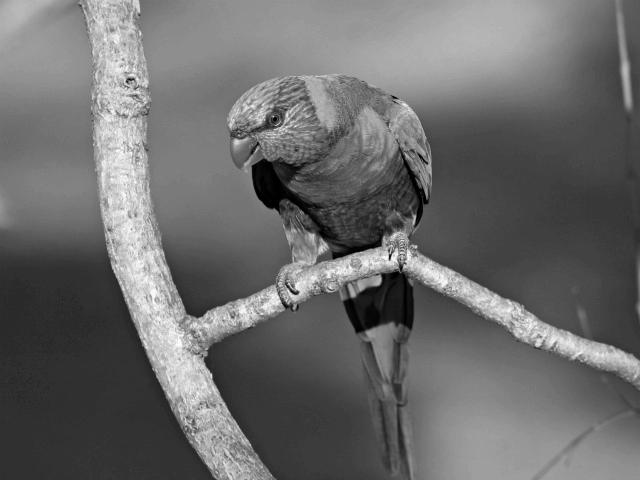
#> input picture Homework2/src/bird.jpg, 640 x 480 px
$ python hw2_ex2_StefanWeber_finding_edges.py
#> lines starting #> are read from the running program, lines starting #| are printed output that depends on the picture
""" 2 Finding edges """

import numpy as np
from skimage import color, io
import matplotlib.pyplot as plt
plt.rcParams['image.cmap'] = 'gray'
import pdb


# load image
img = io.imread('bird.jpg')
#> img is the input picture: shape (480, 640); min 0, max 255, mean 107.5

### copy functions myconv2, gauss1d, gauss2d and gconv from exercise 1 ###
def myconv2(image, filt):

    if len(filt.shape) == 1:
        filt = np.array([filt])

    filt = np.flip(filt)

    dx = int(filt.shape[0]/2)
    dy = int(filt.shape[1]/2)

    filtered_img = np.zeros(image.shape)
    filtered_img = np.pad(filtered_img, ((dx, dx),(dy, dy)), 'constant', constant_values=0)
    filtered_img_tmp = np.pad(image, ((2*dx, 2*dx),(2*dy, 2*dy)), 'constant', constant_values=0)

    for i in range(filtered_img.shape[0]):
        for k in range(filtered_img.shape[1]):
            part = filtered_img_tmp[i:i+filt.shape[0],k:k+filt.shape[1]]
            filtered_img[i,k] = np.sum(np.multiply(part, filt))

    return filtered_img

def gauss1d(sigma, filter_length=11):

    if filter_length % 2 == 0:
        filter_length += 1

    dx = filter_length/2

    gauss_filter = np.linspace(-dx,dx,filter_length)
    gauss_filter = np.exp(-1*(np.square(gauss_filter))/(2*np.square(sigma)))

    gauss_filter = np.divide(gauss_filter, np.sum(gauss_filter))
    gauss_filter = np.array([gauss_filter])

    return gauss_filter


def gauss2d(sigma, filter_size=11):

    filt = gauss1d(sigma,filter_size)
    gauss2d_filter = myconv2(filt, filt.T)
    gauss2d_filter = np.divide(gauss2d_filter, np.sum(gauss2d_filter))


    return gauss2d_filter
### end of copy

# 2.1
# Gradients
# define a derivative operator
dx = np.array((-1, 0, 1))[np.newaxis, :]
print(dx.shape)
dy = np.transpose(dx)
print(dy.shape)


# convolve derivative operator with a 1d gaussian filter with sigma = 1
# You should end up with 2 1d edge filters,  one identifying edges in the x direction, and
# the other in the y direction
sigma = 1
#Convolve 1D Gaussianfilter with dx and dy
gdx = myconv2(gauss1d(sigma), dx)
gdy = myconv2(gauss1d(sigma).T, dy)


# 2.2
# Gradient Edge Magnitude Map
def create_edge_magn_image(image, dx, dy):
    # this function created an edge magnitude map of an image
    # for every pixel in the image, it assigns the magnitude of gradients
    # INPUTS
    # @image  : a 2D image
    # @gdx     : gradient along x axis
    # @gdy     : geadient along y axis
    # OUTPUTS
    # @ grad_mag_image  : 2d image same size as image, with the magnitude of gradients in every pixel
    # @grad_dir_image   : 2d image same size as image, with the direcrion of gradients in every pixel

    # Compute derivatives in x and y direction
    grad_mag_image_dx = myconv2(image,dx)
    grad_mag_image_dy = myconv2(image, dy)

    # Make sure that the image has to originall size
    grad_mag_image_dx = grad_mag_image_dx[:, 1:-1]
    grad_mag_image_dy = grad_mag_image_dy[1:-1, :]

    # Compute the the magnitude of gradients and the direction
    grad_mag_image = np.sqrt(np.add(np.square(grad_mag_image_dx), np.square(grad_mag_image_dy)))
    grad_dir_image = np.arctan2(grad_mag_image_dy, grad_mag_image_dx)


    return grad_mag_image, grad_dir_image


# create an edge magnitude image using the derivative operator
img_edge_mag, img_edge_dir = create_edge_magn_image(img, dx, dy)

# show all together
plt.subplot(121)
plt.imshow(img)
plt.axis('off')
plt.title('Original image')
plt.subplot(122)
plt.imshow(img_edge_mag)
plt.axis('off')
plt.title('Edge magnitude map')
plt.show()

# 2.3
# Edge images of particular directions
def make_edge_map(image, dx, dy):
    # INPUTS
    # @image        : a 2D image
    # @dx          : gradient along x axis
    # @dy          : geadient along y axis
    # OUTPUTS:
    # @ edge maps   : a 3D array of shape (image.shape, 4) containing the edge maps on 4 orientations

    # difine a threshold for the magnitude
    threshold = 30

    # generate a 3 dimensional template for the edge maps
    edge_maps = np.zeros((image.shape[0], image.shape[1], 4))

    # Compute the the magnitude of gradients and the direction
    img_edge_mag, img_edge_dir = create_edge_magn_image(image, dx, dy)

    # Calculate the boundaries of the directions
    dir_low = (np.arange(0,4)*2*np.pi-np.pi)/4
    dir_up = (np.arange(0,4)*2*np.pi+np.pi)/4

    # Set the range from -pi to pi to 0 to 2pi
    img_edge_dir[img_edge_dir <= dir_low[0]] += 2*np.pi

    for i in range(4):
        # genrate the edge map
        edge_maps[:,:,i] = np.where(((img_edge_mag >= threshold) & (img_edge_dir >= dir_low[i]) & (img_edge_dir <= dir_up[i])), 255, 0)


    return edge_maps


# verify with circle image
circle = plt.imread('circle.jpg')
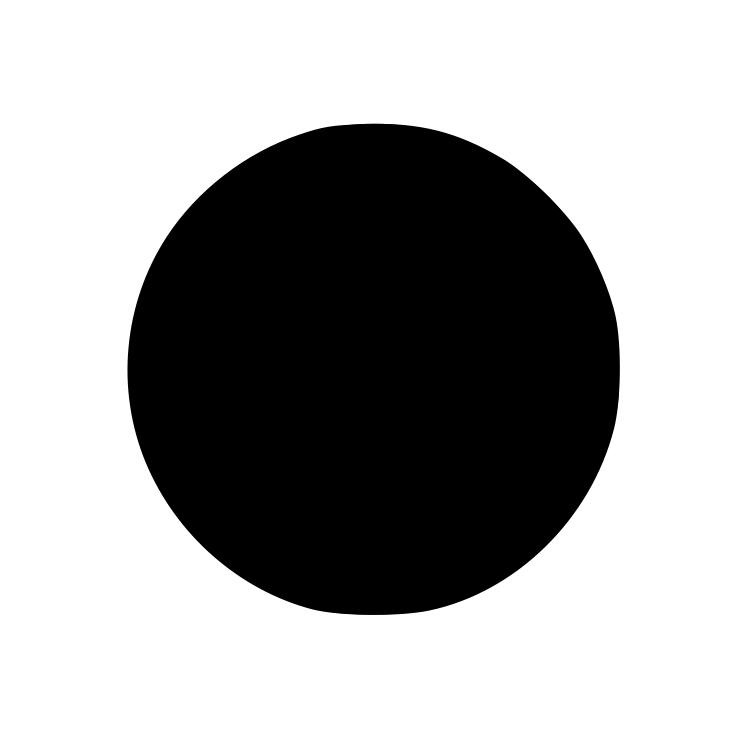
#> input picture Homework2/src/circle.jpg, 745 x 745 px
#> circle is the input picture: shape (745, 745); min 0, max 255, mean 167.3
edge_maps = make_edge_map(circle, dx, dy)
#> after the loop in myconv2 (call 6), `for i in range(filtered_img.shape[0]):`:
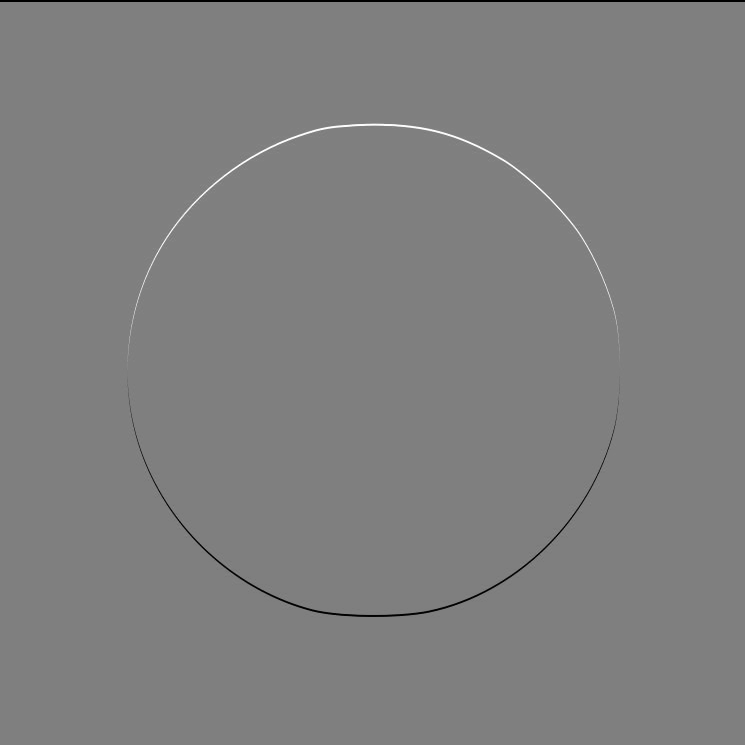
#> filtered_img: shape (747, 745) float64; min -255, max 255, mean 0; drawn with min black and max white
#> in make_edge_map, `img_edge_dir[img_edge_dir <= dir_low[0]] += 2*np.pi`:
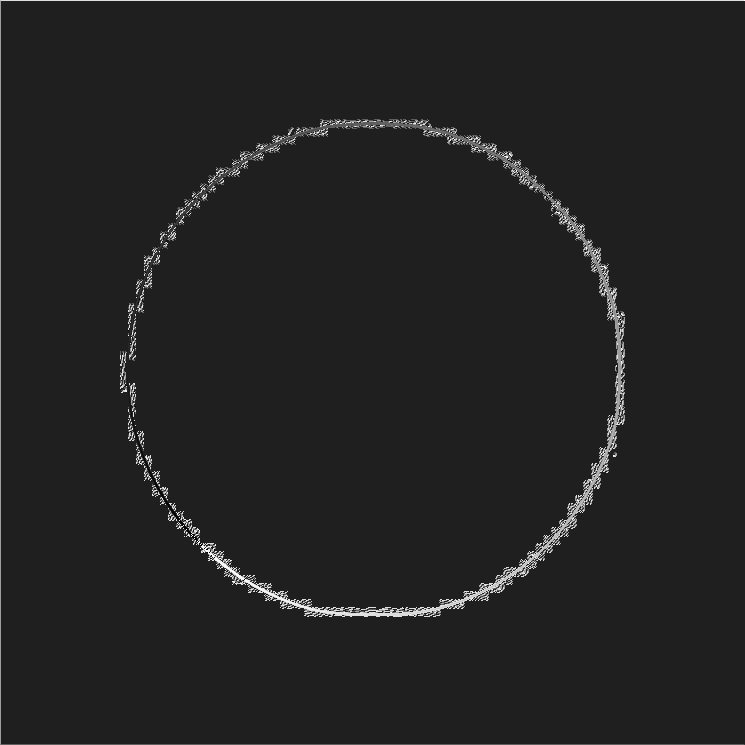
#> img_edge_dir: shape (745, 745) float64; min -0.783, max 5.5, mean 0.0802; drawn with min black and max white
#> after the loop in make_edge_map, `for i in range(4):`:
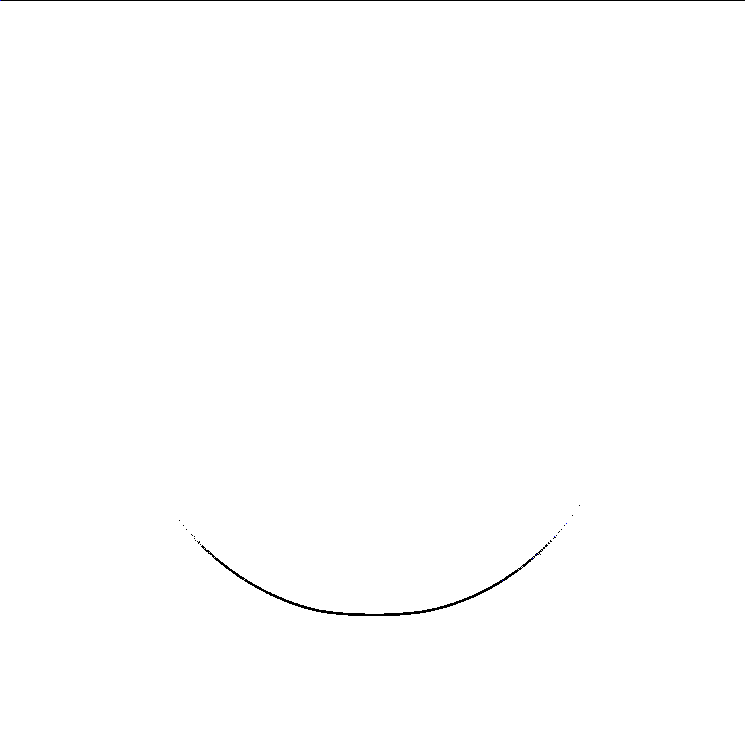
#> edge_maps: shape (745, 745, 4) float64; mean of channels 0, 1, 2, 3 0.8, 0.8, 0.8, 0.8; transparent parts drawn white
edge_maps_in_row = [edge_maps[:, :, m] for m in range(edge_maps.shape[2])]
#> edge_maps_in_row = 4 items
all_in_row = np.concatenate((edge_maps_in_row), axis=1)
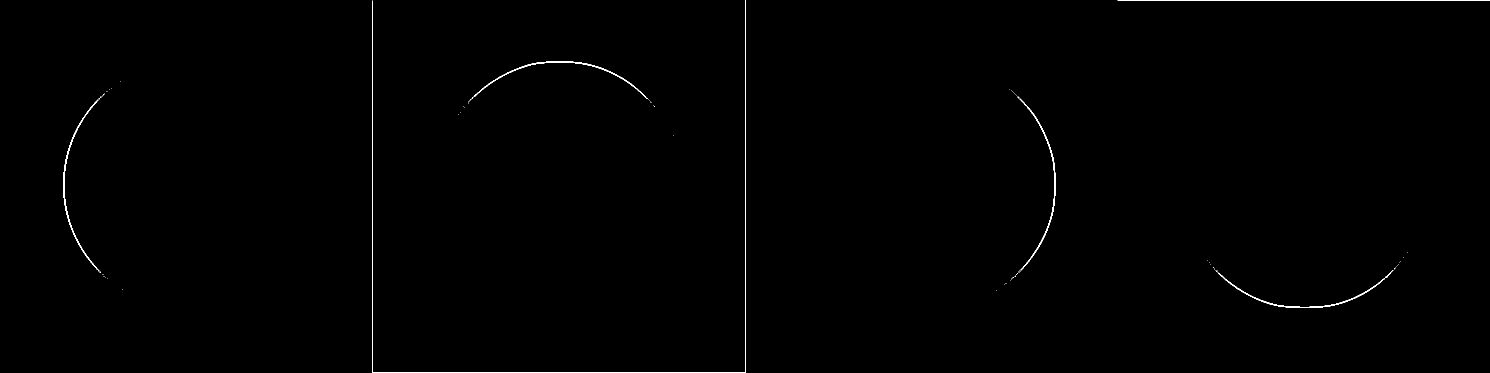
#> all_in_row: shape (745, 2980) float64 (shown at 1/2 size); 0.31% white in thin lines or dots
plt.imshow(np.concatenate((circle, all_in_row), axis=1))
plt.title('Circle and edge orientations')
# plt.imshow(np.concatenate(np.dsplit(edge_maps, edge_maps.shape[2]), axis=0))
plt.show()

# now try with original image
edge_maps = make_edge_map(img, dx, dy)
#> after the loop in make_edge_map (call 2), `for i in range(4):`:
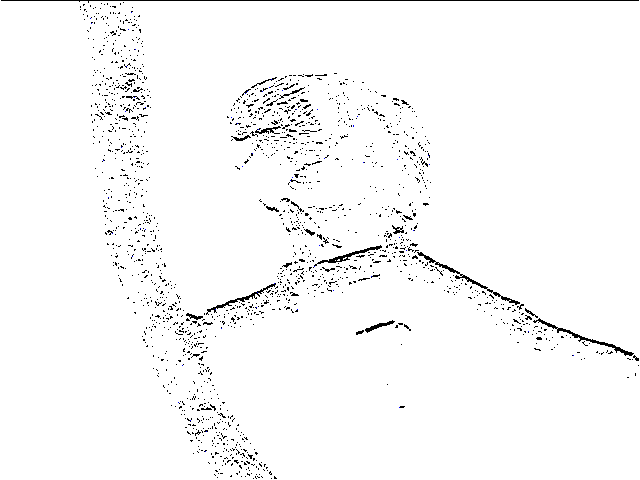
#> edge_maps: shape (480, 640, 4) float64; mean of channels 0, 1, 2, 3 7, 6.5, 7.5, 6.2; transparent parts drawn white
edge_maps_in_row = [edge_maps[:, :, m] for m in range(edge_maps.shape[2])]
all_in_row = np.concatenate((edge_maps_in_row), axis=1)
#> all_in_row: shape (480, 2560) float64; 2.7% white in thin lines or dots
plt.imshow(np.concatenate((img, all_in_row), axis=1))
plt.title('Original image and edge orientations')
plt.show()
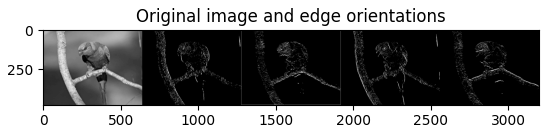
#> figure drawn by matplotlib, 1 panel
